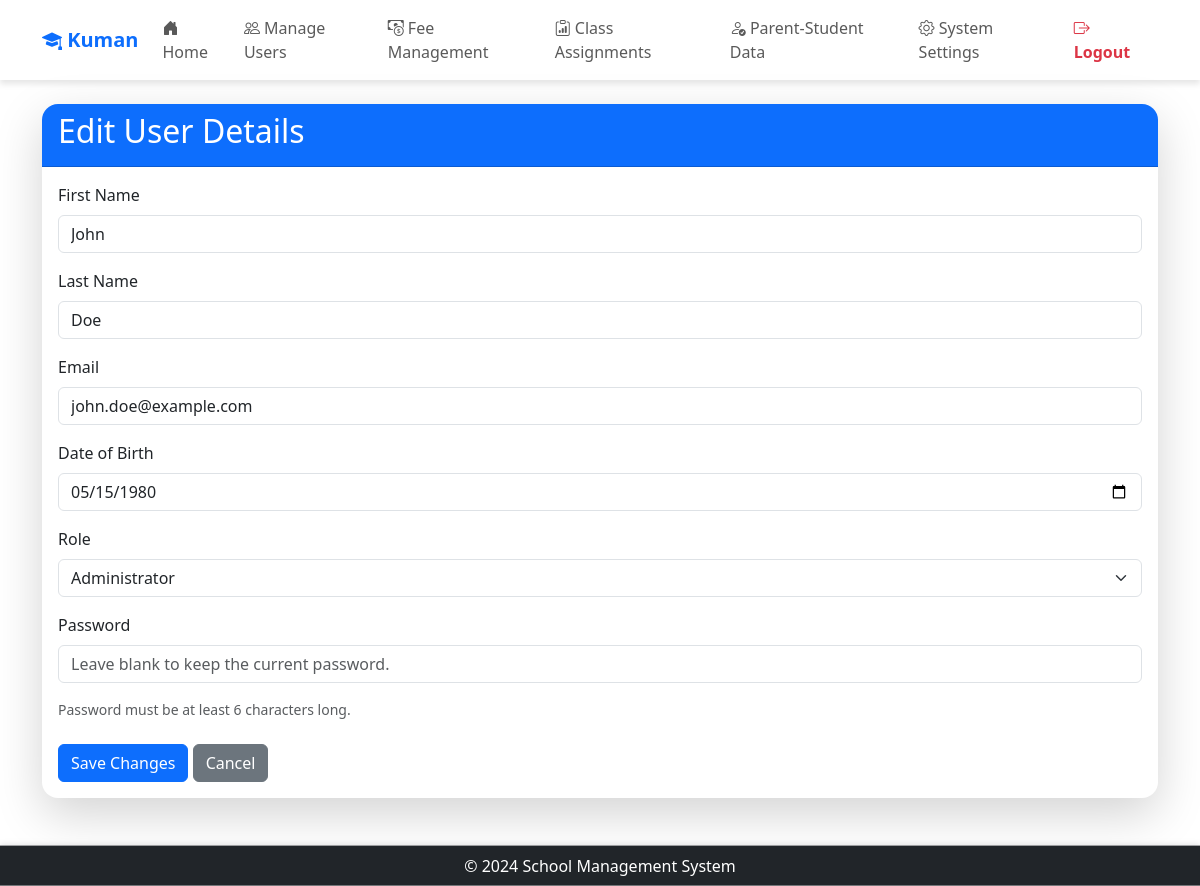
The app's page /admin/edit_user/user1 (signed in) with its own data.
### app/models/models.py (models this page shows, shortened)
class Settings(db.Model):
    __tablename__ = 'Settings'
    setting_key = db.Column('SettingKey', db.String, primary_key=True)
    setting_value = db.Column('SettingValue', db.String, nullable=False)
    description = db.Column('Description', db.String, nullable=False)
    category = db.Column('Category', db.String, nullable=False)

class User(UserMixin, db.Model):
    __tablename__ = 'User'
    id = db.Column('Id', db.String, primary_key=True)
    password = db.Column('Password', db.String, nullable=True)
    role_id = db.Column('RoleId', db.String, ForeignKey('Role.RoleId', ondelete='SET NULL'))
    email = db.Column('Email', db.String, nullable=False)
    first_name = db.Column('FirstName', db.String, nullable=False)
    last_name = db.Column('LastName', db.String, nullable=False)
    date_of_birth = db.Column('DateOfBirth', db.Date, nullable=False)
    role = relationship('Role', back_populates='users')
    parent_relations = relationship('ParentStudentRelation', back_populates='parent', foreign_keys='ParentStudentRelation.parent_id')
    student_relations = relationship('ParentStudentRelation', back_populates='student', foreign_keys='ParentStudentRelation.student_id')
    student_fees = relationship('StudentFeeAssignment', back_populates='student')
    class_assignments_teacher = relationship('ClassAssignment', back_populates='teacher', foreign_keys='ClassAssignment.teacher_id')
    class_assignments_student = relationship('ClassAssignment', back_populates='student', foreign_keys='ClassAssignment.student_id')
    messages_sent = relationship('Notification', back_populates='teacher', foreign_keys='Notification.teacher_id')
    messages_received = relationship('Notification', back_populates='student', foreign_keys='Notification.student_id')

class Role(db.Model):
    __tablename__ = 'Role'
    id = db.Column('RoleId', db.String, primary_key=True, default=lambda: str(uuid.uuid4()))
    role_name = db.Column('RoleName', db.String, nullable=False)
    users = relationship('User', back_populates='role')

### app/routes/admin/user_management.py (the view, shortened to what this page needs)
@admin.route('/edit_user/<string:user_id>', methods=['GET', 'POST'])
@login_required
@role_required('1')
def edit_user(user_id):
    user = User.query.filter_by(id=user_id).first_or_404()
    roles = Role.query.all()
    password_policy_setting = Settings.query.filter_by(setting_key='password_policy').first()
    password_policy = password_policy_setting.setting_value if password_policy_setting else 'simple'  # Default to 'simple' if not set
    return render_template('admin/edit_user.html', user=user, roles=roles, password_policy=password_policy, app_name=app_name())

### app/__init__.py (called while the page is built)
@login_manager.user_loader
def load_user(user_id):
    from .models.models import User
    return User.query.get(user_id)

### app/routes/routes.py (called while the page is built)
def app_name():
    app_name = "School Management System"
    with current_app.app_context():
        setting = Settings.query.filter_by(setting_key='school_name').first()
        if setting and setting.setting_value:
            app_name = setting.setting_value
    return app_name

def role_required(*roles):
    def decorator(f):
        @wraps(f)
        def decorated_function(*args, **kwargs):
            if not current_user.is_authenticated or current_user.role_id not in roles:
                abort(403)  # Forbidden access if role does not match
            return f(*args, **kwargs)
        return decorated_function
    return decorator

### app/templates/admin/edit_user.html (shortened to what this page needs)
{% extends "share/dashboard.html" %} {% block title %}Edit User Details{% endblock %}
{% block card_header %}bg-warning{% endblock %} {% block card_title %}Edit User Details{% endblock %} {% block card_content %}
<form action="{{ url_for('admin.edit_user', user_id=user.id) }}" method="post">
    <div class="mb-3">
        <label for="first_name" class="form-label">First Name</label>
        <input type="text" class="form-control" id="first_name" name="first_name" value="{{ user.first_name }}" required>
    </div>
    <div class="mb-3">
        <label for="last_name" class="form-label">Last Name</label>
        <input type="text" class="form-control" id="last_name" name="last_name" value="{{ user.last_name }}" required>
    </div>
    <div class="mb-3">
        <label for="email" class="form-label">Email</label>
        <input type="email" class="form-control" id="email" name="email" value="{{ user.email }}" required>
    </div>
    <div class="mb-3">
        <label for="date_of_birth" class="form-label">Date of Birth</label>
        <input type="date" class="form-control" id="date_of_birth" name="date_of_birth" value="{{ user.date_of_birth|default('') }}" required>
    </div>
    <div class="mb-3">
        <label for="role" class="form-label">Role</label>
        <select class="form-select" id="role" name="role_id" required onchange="togglePasswordField()">
            {% for role in roles %}
                <option value="{{ role.id }}" {% if role.id == user.role_id %}selected{% endif %}>
                    {{ role.role_name }}
                </option>
            {% endfor %}
        </select>
    </div>
    <div class="mb-3" id="password-field">
		<label for="password" class="form-label">Password</label>
		<input
            type="password"
            class="form-control"
            id="password"
            name="password"
            required
            placeholder="Leave blank to keep the current password."
            oninput="validatePassword()"
        />
	</div>
	<small class="form-text text-muted d-block mb-4" id="password-requirements">
	</small>
    <button type="submit" class="btn btn-primary">Save Changes</button>
    <a href="{{ url_for('admin.manage_users') }}" class="btn btn-secondary">Cancel</a>
</form>
{% endblock %}

### app/templates/share/dashboard.html (shortened to what this page needs)
<!DOCTYPE html>
<html lang="en">
  <head>
    <link href="https://cdn.jsdelivr.net/npm/bootstrap@5.3.0-alpha1/dist/css/bootstrap.min.css" rel="stylesheet" />
    <link href="https://cdn.jsdelivr.net/npm/bootstrap-icons/font/bootstrap-icons.css" rel="stylesheet" />
  </head>
  <body>
    <header class="navbar navbar-expand-lg navbar-light">
      <div class="container">
        <a class="navbar-brand text-primary fw-bold"
          href="{% if current_user.role_id == '1' %}
                    {{ url_for('admin.dashboard') }}
                {% elif current_user.role_id == '2' %}
                    {{ url_for('teacher.dashboard') }}
                {% elif current_user.role_id == '3' %}
                    {{ url_for('parent.dashboard') }}
                {% elif current_user.role_id == '4' %}
                    {{ url_for('accountant.dashboard') }}
                {% else %}
                    {{ url_for('views.home') }}
                {% endif %}">
          <i class="bi bi-mortarboard-fill"></i> {{ app_name }}
        </a>
        <div class="collapse navbar-collapse" id="navbarNav">
          <ul class="navbar-nav me-auto">
            <li class="nav-item">
              <a class="nav-link"
                 href="{% if current_user.role_id == '1' %}
                          {{ url_for('admin.dashboard') }}
                       {% elif current_user.role_id == '2' %}
                          {{ url_for('teacher.dashboard') }}
                       {% elif current_user.role_id == '3' %}
                          {{ url_for('parent.dashboard') }}
                       {% elif current_user.role_id == '4' %}
                          {{ url_for('accountant.dashboard') }}
                       {% else %}
                          {{ url_for('views.home') }}
                       {% endif %}">
                <i class="bi bi-house-door-fill"></i> Home
              </a>
            </li>
            {% if current_user.role_id == '1' %}
              <li class="nav-item">
                <a class="nav-link" href="{{ url_for('admin.manage_users') }}">
                  <i class="bi bi-people"></i> Manage Users
                </a>
              </li>
              <li class="nav-item">
                <a class="nav-link" href="{{ url_for('admin.fee_management') }}">
                  <i class="bi bi-cash-coin"></i> Fee Management
                </a>
              </li>
              <li class="nav-item">
                <a class="nav-link" href="{{ url_for('admin.manage_classes') }}">
                  <i class="bi bi-clipboard-data"></i> Class Assignments
                </a>
              </li>
              <li class="nav-item">
                <a class="nav-link" href="{{ url_for('admin.parent_student') }}">
                  <i class="bi bi-person-check"></i> Parent-Student Data
                </a>
              </li>
              <li class="nav-item">
                <a class="nav-link" href="{{ url_for('admin.system_settings') }}">
                  <i class="bi bi-gear"></i> System Settings
                </a>
              </li>
            {% endif %}
          </ul>
          <ul class="navbar-nav ms-auto">
            <li class="nav-item">
              <a class="nav-link text-danger fw-bold" href="{{ url_for('auth.logout') }}">
                <i class="bi bi-box-arrow-right"></i> Logout
              </a>
            </li>
          </ul>
        </div>
      </div>
    </header>
    <main class="container mt-4">
      <div class="card border-0 shadow-lg rounded-4">
        <div class="card-header text-white bg-primary rounded-top-4">
          <h2>{% block card_title %} {% endblock %}</h2>
        </div>
        <div class="card-body">
          {% block card_content %} {% endblock %}
        </div>
      </div>
    </main>
    <footer class="bg-dark text-white py-2 mt-5 text-center sticky-footer">
      <div class="container">
        <p class="m-0">&copy; 2024 School Management System</p>
      </div>
    </footer>
  </body>
</html>

### app/templates/share/dashboard.html (style rules this page uses)
html, body { height: 100%; }
body { display: flex; flex-direction: column; min-height: 100vh; }
main { flex: 1; }
.navbar { background: rgba(255, 255, 255, 0.9); box-shadow: 0 4px 6px rgba(0, 0, 0, 0.1); }
.navbar-nav .nav-link { font-weight: 500; transition: 0.3s; }
.sticky-footer { position: sticky; bottom: 0; width: 100%; box-shadow: 0 -2px 6px rgba(0, 0, 0, 0.1); }

### records on screen
Settings: SettingValue "Kuman"
User: first_name "John", last_name "Doe", email "john.doe@example.com", date_of_birth "05/15/1980", role_id "Administrator"
